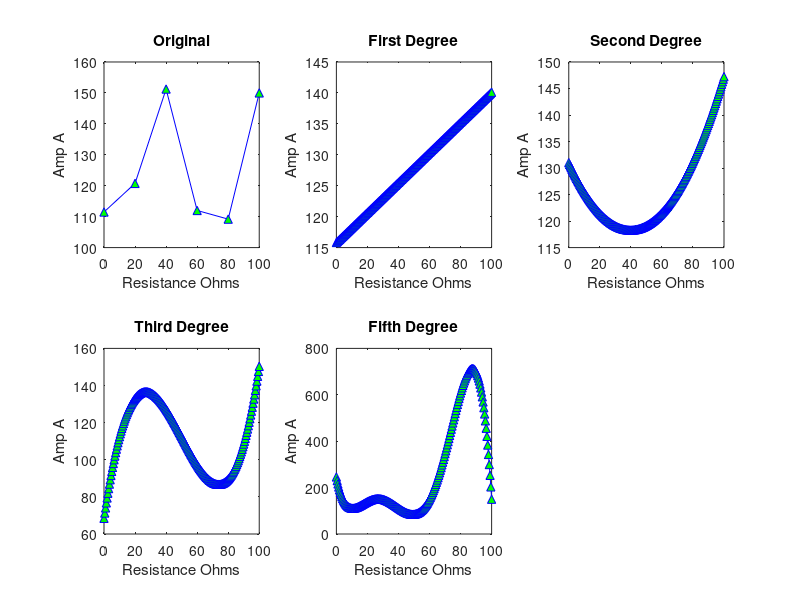

Source code (MATLAB):
%step = 0:0.5:100;

Res = [10, 15, 25, 40, 56, 100];
Cur = [11.15, 8.05, 6.05, 2.8, 1.95, 1.5];
Vol = Res.*Cur;
step = linspace (0,100, length(Vol));
figure;
subplot(2,3,1);
plot(step, Vol, 'b^-','MarkerFaceColor','g');
title('Original');
xlabel('Resistance Ohms'); ylabel('Amp A');

%First Degree
subplot(2,3,2);
xq = 0:0.5:100;
p1 = polyfit(Res, Vol, 1);
y1 = polyval(p1, xq);
plot(xq, y1, 'b^-','MarkerFaceColor','g');
title('First Degree');
xlabel('Resistance Ohms'); ylabel('Amp A');

%Second Degree
subplot(2,3,3);
p2 = polyfit(Res, Vol, 2);
y2 = polyval(p2, xq);
plot(xq, y2, 'b^-','MarkerFaceColor','g');
xlabel('Resistance Ohms'); ylabel('Amp A');
title('Second Degree');

%Third Degree (best i guess because fits better)
subplot(2,3,4);
p3 = polyfit(Res, Vol, 3);
y3 = polyval(p3, xq);
plot(xq, y3, 'b^-','MarkerFaceColor','g');
xlabel('Resistance Ohms'); ylabel('Amp A');
title('Third Degree');

%Fifth Degree
subplot(2,3,5);
p5 = polyfit(Res, Vol, 5);
y5 = polyval(p5, xq);
plot(xq, y5, 'b^-','MarkerFaceColor','g');
xlabel('Resistance Ohms'); ylabel('Amp A');
title('Fifth Degree');

